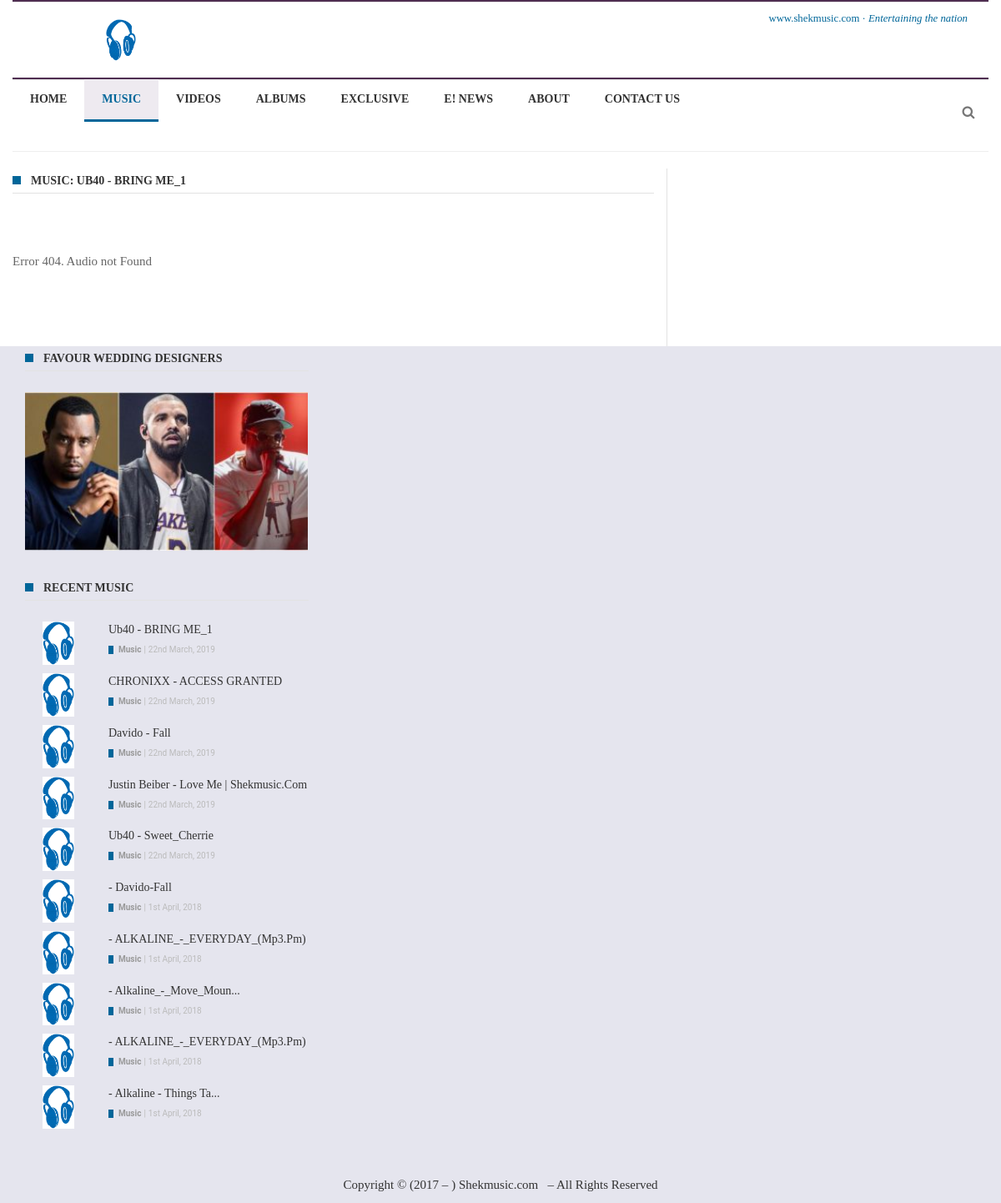
/plugins/music-player.php?id=2&artist=Ub40, run on the app's committed database.
### tables this page shows
CREATE TABLE `tbl_audio` (
  `id` int(11) NOT NULL,
  `artist` varchar(255) NOT NULL,
  `title` varchar(100) NOT NULL,
  `audio_mime` varchar(12) NOT NULL,
  `audio_path` varchar(55) NOT NULL,
  `producer` varchar(100) NOT NULL,
  `genre` varchar(55) NOT NULL,
  `description` text NOT NULL,
  `created_on` timestamp NOT NULL DEFAULT CURRENT_TIMESTAMP ON UPDATE CURRENT_TIMESTAMP
);

### includes/components/audio_player_aside.php (the view, shortened to what this page needs)
<div id="sidebar" class="tn-sidebar-wrap col-sm-4 hidden-xs" role="complementary">
	<div class="tn-sidebar-sticky" style="width: auto; position: static; top: auto; bottom: auto;">
		<div class="widget-area">
			<aside id="module-post-widget-15 " class="sidebar-widget widget module-post-widget clearfix">
				<div class="widget-title">
					<h3>Favour Wedding Designers</h3>
				</div>
				<div id="moduleP_5a5db7590632a">
					<div class="module-post-wrap col-sm-4 col-xs-12">
						<div class="adv-img">
							<img class="size-medium  thumb-wrap" src="../assets/images/shekmusic (5).jpg" id="image_container" alt="Favour Wedding Designers">
						</div>
					</div>
				</div>
			</aside>
			<aside id="module-post-widget-15" class="sidebar-widget widget module-post-widget">
				<div class="widget-title"><h3>recent music</h3></div>
<?php
	$qry = "SELECT * FROM tbl_audio ORDER BY created_on DESC LIMIT 10";
	$res = $db->query($qry) or die($qry);
	while ($row=mysqli_fetch_assoc($res)):
		$title = strlen($row['title']) > 30 ? substr($row['title'], 0,20).'...' : $row['title'];
		$name = $row['artist'].' - '.$title;
		$url = '../plugins/music-player.php?id='.$row['id'].'&amp;artist='.$row['artist'];
		$p = '../files/posters/audios/poster-'.$row['id'];
		$upload_on = date('jS F, Y', strtotime($row['created_on']));
		$poster = is_file($p) ? $p : '../files/posters/default.png';
		$file = is_file($p) ? "src='$poster'" : "src='$poster' style='max-height: 149px; max-width: 44%; margin-left: 25%;'";
?>
				<div id="moduleP_5a5db7590632a">
				<div class="module-post-wrap">
					<ul class="module-post-content">
						<li><div class="block6-wrap tn-block-wrap tn-category-2 clearfix"><div class="thumb-wrap"><a href="<?php echo $url; ?>" title="<?php echo $name; ?>" rel="bookmark"><img width="90" height="63" <?php echo $file; ?> class="attachment-small_thumb size-small_thumb" alt="<?php echo $name; ?>"></a></div><div class="block6-content"><h3 class="block-title"><a href="<?php echo $url; ?>" title="<?php echo $name; ?>"><?php echo $name; ?></a></h3><div class="block6-meta"><ul class="post-categories"><li>Music</li></ul><ul class="post-meta"><li class="date-post-meta"><span>|</span><time class="date updated" datetime="2018-01-15T23:13:28+00:00"><?php echo $upload_on; ?></time></li></ul> </div></div></div>
					</li>
				</ul>
				</div>
				</div>
				<?php endwhile; ?>
				</aside>
			</div>
	<div class="clearfix"></div></div>
</div>

### cores/functions.php (style rules this page uses)
body { font-family:'Times New Roman', Times,serif;text-transform:none;font-size:15px; }
.block-title,.single-style1-title,.single-style2-title,.author-title,.search-submit,.single-nav-title-wrap, .review-widget-post-title,.review-widget-score,.single-review-element,.single-review-summary h3,.block-big-slider-title, .big-carousel-inner,.logo-404,.single-aside-social-wrap .share-title,.social-count-wrap .num-count,.twitter-widget-title h3, .block-feature2-slider-title,#main-content .widget .module5-wrap .col-sm-4 .block4-wrap .block-title, #main-content .single-related-wrap .col-sm-4 .block4-wrap .block-title, .page-title-wrap,.title-logo, .woocommerce div.product .product_title, .woocommerce .page-title { font-family:Oswald;font-weight:400;text-transform:capitalize;font-size:19px;line-height:27px; }
.block6-wrap .block-title, .block11-wrap .block-title, .block8-wrap .block-title, .single-tags-source-wrap, .widget_categories ul, .widget_pages ul, .single-social-wrap, .widget_nav_menu ul, .widget_archive ul, .block9-wrap .block-title, .module-ticker-wrap .block-title, .big-slider-carousel-title, #menu-main .block-title, #main-content .widget .col-sm-4 .block4-wrap .block-title, .page-numbers, .block11-wrap .review-score, .block11-score-separation, .woocommerce ul.cart_list .product-title, .woocommerce ul.product_list_widget .product-title, .woocommerce ul.cart_list li a, .woocommerce ul.product_list_widget li a, .cart_item .product-name a { font-family:Oswald;font-weight:400;text-transform:capitalize;font-size:14px;line-height:19px; }
.post-meta, .sub-cate-wrap, .breadcrumbs-bar-wrap, .author-widget-content, .post-categories, .rememberme, .register-links, .meta-thumb-wrap, .review-score { font-family:Roboto;font-weight:400;text-transform:none;font-size:10px; }
.widget-title h3, .cate-title, .search-page-title, .archive-page-title, .side-dock-title h3, .comment-title h3, .related.products h2 { font-family:'Times New Roman', Times,serif;font-weight:700;font-size:14px; }
#menu-main > ul > li.current-menu-item > a, #menu-main > ul > li > a:hover, .tn-mega-menu-col > .tn-sub-menu-wrap > ul > li > a, .ajax-search-icon:hover, .ajax-search-icon:focus, .menu-nav-top li a:hover, .block-big-slider-cate-tag li, .review-score, .drop-caps, #comment-submit, .form-submit #submit, .score-bar, .top-score-bar, #toTop i, .no-thumb, .widget-title h3:before, .close-mobile-menu-wrap, .tn-ajax-loadmore:hover, .tn-ajax-loadmore:focus, .page-numbers.current, .page-numbers:hover, .page-numbers:focus, .meta-thumb-element:hover, .meta-thumb-element:focus, #mobile-button-nav-open:hover, #mobile-button-nav-open:focus, .widget_product_search input[type='submit']:hover, .widget_product_search input[type='submit']:focus, .woocommerce span.onsale, .woocommerce #respond input#submit:hover, .woocommerce a.button:hover, .woocommerce button.button:hover, .woocommerce input.button:hover, .related.products h2:before, .woocommerce .widget_price_filter .ui-slider .ui-slider-handle, .woocommerce #respond input#submit.alt:hover, .woocommerce a.button.alt:hover, .woocommerce button.button.alt:hover, .woocommerce input.button.alt:hover { background: #006699; }
.post-content-wrap blockquote, pre, .cate-title, .search-page-title, .archive-page-title, .post-categories, .author-title, .big-carousel-inner, .woocommerce div.product .woocommerce-tabs ul.tabs li.active a, .tn-share-to-email-popup { border-color: #006699; }
body { background-repeat:no-repeat;background-size:cover;background-attachment:fixed;background-position:center center; background-color: inherit; }

### data on the page
tbl_audio: name "Ub40 - BRING ME_1", created_on "22nd March, 2019"
tbl_audio: name "CHRONIXX - ACCESS GRANTED", created_on "22nd March, 2019"
tbl_audio: name "Davido - Fall", created_on "22nd March, 2019"
tbl_audio: name "Justin Beiber - Love Me | Shekmusic.com", created_on "22nd March, 2019"
tbl_audio: name "Ub40 - Sweet_Cherrie", created_on "22nd March, 2019"
tbl_audio: name "- Davido-Fall", created_on "1st April, 2018"
tbl_audio: name "- ALKALINE_-_EVERYDAY_(Mp3.pm)", created_on "1st April, 2018"
tbl_audio: name "- Alkaline_-_Move_Moun...", created_on "1st April, 2018"
tbl_audio: name "- ALKALINE_-_EVERYDAY_(Mp3.pm)", created_on "1st April, 2018"
tbl_audio: name "- Alkaline - Things Ta...", created_on "1st April, 2018"

### other printed values
$title "UB40 - BRING ME_1"
